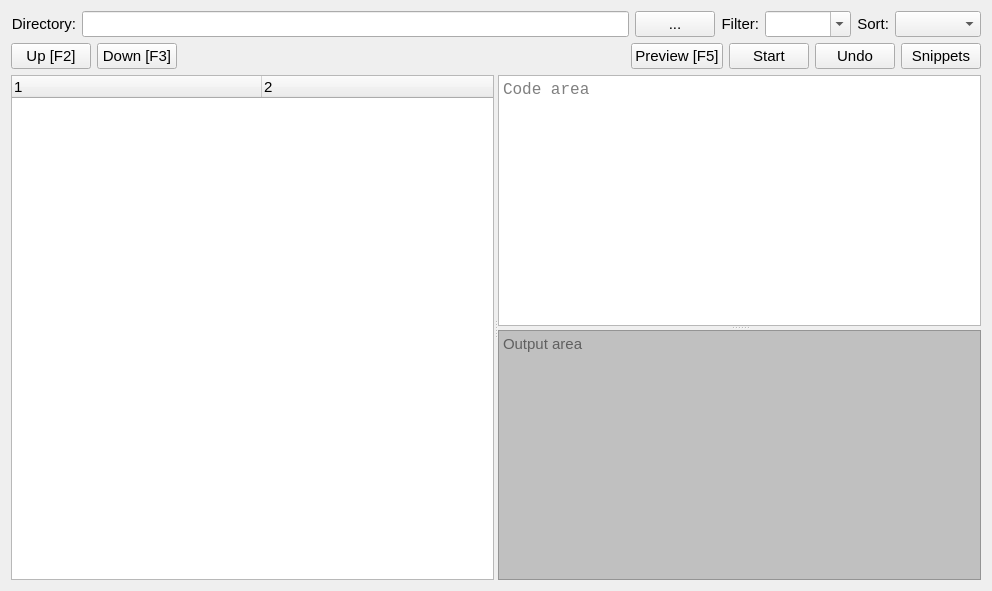
<?xml version="1.0" encoding="UTF-8"?>
<ui version="4.0">
 <class>dlgMain</class>
 <widget class="QDialog" name="dlgMain">
  <property name="geometry">
   <rect>
    <x>0</x>
    <y>0</y>
    <width>992</width>
    <height>591</height>
   </rect>
  </property>
  <property name="font">
   <font>
    <family>Arial</family>
    <pointsize>11</pointsize>
   </font>
  </property>
  <property name="acceptDrops">
   <bool>true</bool>
  </property>
  <property name="windowTitle">
   <string>ARUP - Another bulk Rename Utility with Python</string>
  </property>
  <property name="windowIcon">
   <iconset resource="../res.qrc">
    <normaloff>:/res/app_icon.png</normaloff>:/res/app_icon.png</iconset>
  </property>
  <layout class="QGridLayout" name="gridLayout">
   <item row="0" column="0">
    <widget class="QLabel" name="label">
     <property name="font">
      <font>
       <family>Arial</family>
       <pointsize>11</pointsize>
      </font>
     </property>
     <property name="text">
      <string>Directory:</string>
     </property>
     <property name="alignment">
      <set>Qt::AlignRight|Qt::AlignTrailing|Qt::AlignVCenter</set>
     </property>
    </widget>
   </item>
   <item row="0" column="1">
    <widget class="QLineEdit" name="txtDirectory">
     <property name="font">
      <font>
       <family>Arial</family>
       <pointsize>11</pointsize>
      </font>
     </property>
     <property name="acceptDrops">
      <bool>false</bool>
     </property>
    </widget>
   </item>
   <item row="0" column="2">
    <widget class="QPushButton" name="btnDirectory">
     <property name="font">
      <font>
       <family>Arial</family>
       <pointsize>11</pointsize>
      </font>
     </property>
     <property name="text">
      <string>...</string>
     </property>
     <property name="autoDefault">
      <bool>false</bool>
     </property>
    </widget>
   </item>
   <item row="0" column="3">
    <widget class="QLabel" name="label_2">
     <property name="font">
      <font>
       <family>Arial</family>
       <pointsize>11</pointsize>
      </font>
     </property>
     <property name="text">
      <string>Filter:</string>
     </property>
     <property name="alignment">
      <set>Qt::AlignRight|Qt::AlignTrailing|Qt::AlignVCenter</set>
     </property>
    </widget>
   </item>
   <item row="0" column="4">
    <widget class="QComboBox" name="cmbFilter">
     <property name="font">
      <font>
       <family>Arial</family>
       <pointsize>11</pointsize>
      </font>
     </property>
     <property name="editable">
      <bool>true</bool>
     </property>
    </widget>
   </item>
   <item row="0" column="5">
    <widget class="QLabel" name="label_3">
     <property name="font">
      <font>
       <family>Arial</family>
       <pointsize>11</pointsize>
      </font>
     </property>
     <property name="text">
      <string>Sort:</string>
     </property>
     <property name="alignment">
      <set>Qt::AlignRight|Qt::AlignTrailing|Qt::AlignVCenter</set>
     </property>
    </widget>
   </item>
   <item row="0" column="6">
    <widget class="QComboBox" name="cmbSort">
     <property name="font">
      <font>
       <family>Arial</family>
       <pointsize>11</pointsize>
      </font>
     </property>
    </widget>
   </item>
   <item row="1" column="0" colspan="7">
    <layout class="QHBoxLayout" name="horizontalLayout">
     <item>
      <widget class="QPushButton" name="btnMoveUp">
       <property name="font">
        <font>
         <family>Arial</family>
         <pointsize>11</pointsize>
        </font>
       </property>
       <property name="toolTip">
        <string/>
       </property>
       <property name="text">
        <string>Up [F2]</string>
       </property>
       <property name="autoDefault">
        <bool>false</bool>
       </property>
      </widget>
     </item>
     <item>
      <widget class="QPushButton" name="btnMoveDown">
       <property name="font">
        <font>
         <family>Arial</family>
         <pointsize>11</pointsize>
        </font>
       </property>
       <property name="toolTip">
        <string/>
       </property>
       <property name="text">
        <string>Down [F3]</string>
       </property>
       <property name="autoDefault">
        <bool>false</bool>
       </property>
      </widget>
     </item>
     <item>
      <spacer name="horizontalSpacer">
       <property name="orientation">
        <enum>Qt::Horizontal</enum>
       </property>
       <property name="sizeHint" stdset="0">
        <size>
         <width>40</width>
         <height>20</height>
        </size>
       </property>
      </spacer>
     </item>
     <item>
      <widget class="QPushButton" name="btnPreview">
       <property name="font">
        <font>
         <family>Arial</family>
         <pointsize>11</pointsize>
        </font>
       </property>
       <property name="toolTip">
        <string/>
       </property>
       <property name="text">
        <string>Preview [F5]</string>
       </property>
       <property name="autoDefault">
        <bool>false</bool>
       </property>
      </widget>
     </item>
     <item>
      <widget class="QPushButton" name="btnStart">
       <property name="font">
        <font>
         <family>Arial</family>
         <pointsize>11</pointsize>
        </font>
       </property>
       <property name="text">
        <string>Start</string>
       </property>
       <property name="autoDefault">
        <bool>false</bool>
       </property>
      </widget>
     </item>
     <item>
      <widget class="QPushButton" name="btnUndo">
       <property name="font">
        <font>
         <family>Arial</family>
         <pointsize>11</pointsize>
        </font>
       </property>
       <property name="text">
        <string>Undo</string>
       </property>
       <property name="autoDefault">
        <bool>false</bool>
       </property>
      </widget>
     </item>
     <item>
      <widget class="QPushButton" name="btnSnippet">
       <property name="font">
        <font>
         <family>Arial</family>
         <pointsize>11</pointsize>
        </font>
       </property>
       <property name="text">
        <string>Snippets</string>
       </property>
       <property name="autoDefault">
        <bool>false</bool>
       </property>
      </widget>
     </item>
    </layout>
   </item>
   <item row="2" column="0" colspan="7">
    <widget class="QSplitter" name="spltFileAndCode">
     <property name="orientation">
      <enum>Qt::Horizontal</enum>
     </property>
     <widget class="QTreeWidget" name="trePreview">
      <property name="font">
       <font>
        <family>Arial</family>
        <pointsize>11</pointsize>
       </font>
      </property>
      <property name="contextMenuPolicy">
       <enum>Qt::CustomContextMenu</enum>
      </property>
      <property name="editTriggers">
       <set>QAbstractItemView::NoEditTriggers</set>
      </property>
      <property name="alternatingRowColors">
       <bool>true</bool>
      </property>
      <property name="selectionMode">
       <enum>QAbstractItemView::ContiguousSelection</enum>
      </property>
      <property name="rootIsDecorated">
       <bool>false</bool>
      </property>
      <property name="itemsExpandable">
       <bool>false</bool>
      </property>
      <property name="expandsOnDoubleClick">
       <bool>false</bool>
      </property>
      <property name="columnCount">
       <number>2</number>
      </property>
      <attribute name="headerDefaultSectionSize">
       <number>250</number>
      </attribute>
      <column>
       <property name="text">
        <string notr="true">1</string>
       </property>
      </column>
      <column>
       <property name="text">
        <string notr="true">2</string>
       </property>
      </column>
     </widget>
     <widget class="QSplitter" name="spltCodeAndOutput">
      <property name="orientation">
       <enum>Qt::Vertical</enum>
      </property>
      <widget class="QTextEdit" name="txtCode">
       <property name="font">
        <font>
         <family>Courier New</family>
         <pointsize>12</pointsize>
        </font>
       </property>
       <property name="acceptDrops">
        <bool>false</bool>
       </property>
       <property name="lineWrapMode">
        <enum>QTextEdit::NoWrap</enum>
       </property>
       <property name="acceptRichText">
        <bool>false</bool>
       </property>
       <property name="placeholderText">
        <string>Code area</string>
       </property>
      </widget>
      <widget class="QTextEdit" name="txtOutput">
       <property name="font">
        <font>
         <pointsize>11</pointsize>
        </font>
       </property>
       <property name="acceptDrops">
        <bool>false</bool>
       </property>
       <property name="autoFillBackground">
        <bool>true</bool>
       </property>
       <property name="styleSheet">
        <string notr="true">background-color: silver</string>
       </property>
       <property name="readOnly">
        <bool>true</bool>
       </property>
       <property name="placeholderText">
        <string>Output area</string>
       </property>
      </widget>
     </widget>
    </widget>
   </item>
  </layout>
 </widget>
 <tabstops>
  <tabstop>txtDirectory</tabstop>
  <tabstop>btnDirectory</tabstop>
  <tabstop>cmbFilter</tabstop>
  <tabstop>cmbSort</tabstop>
  <tabstop>btnMoveUp</tabstop>
  <tabstop>btnMoveDown</tabstop>
  <tabstop>btnPreview</tabstop>
  <tabstop>btnStart</tabstop>
  <tabstop>btnUndo</tabstop>
  <tabstop>btnSnippet</tabstop>
  <tabstop>trePreview</tabstop>
  <tabstop>txtCode</tabstop>
  <tabstop>txtOutput</tabstop>
 </tabstops>
 <resources>
  <include location="../res.qrc"/>
 </resources>
 <connections/>
</ui>
